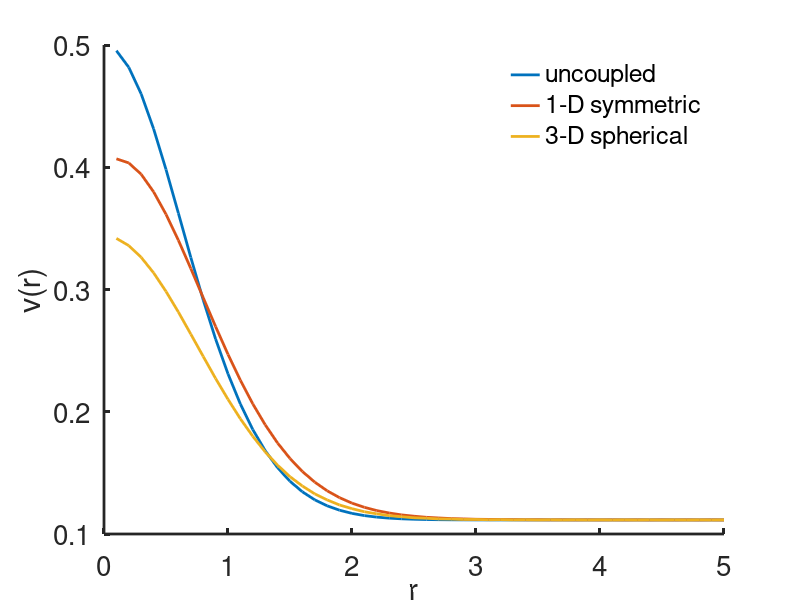
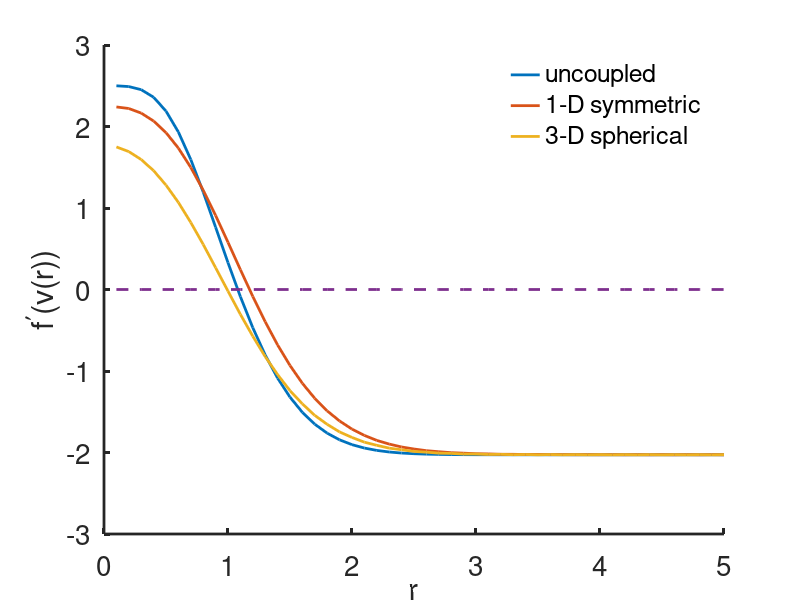

MATLAB code to generate these figures, in order:
%
%  -------------------------------------------------------------------
%
%   Ectopic focus oscillations
%
%   For Chapter 12, Section 12.4.4 of
%   Keener and Sneyd, Mathematical Physiology, 3rd Edition, Springer.
%
%   Written by James Keener and James Sneyd.
%
%  -------------------------------------------------------------------

function main

clear all
close all
clc
set(0,                           ...
'defaultaxesfontsize', 20,   ...
'defaultaxeslinewidth', 2.0, ...
'defaultlinelinewidth', 2.0)
global alps gam Dscal A x

% parameters
gam = 0.1;
alf =0.15;
b = 0.5;
scale =  1.;
N=50; % number of interior grid points
L = 5; % length of the domain

dx = L/(N);
x=[1:N]'*dx;
alps=alf +(b-alf)*(exp(-(x/scale).^2))
Dlist = [0;1];

for j = 1: length(Dlist)
    Dl = Dlist(j);

    Dscal = Dl/dx^2;
    A = -2*diag(ones(N,1)) + diag([2;ones(N-2,1)],1) + diag([ ones(N-2,1);2],-1);

    V0=alps;
    tstep =  1;
    t_end = 10;
    tspan = [0:tstep:t_end];
    s0 = [V0 ];

    [T,S] = ode23(@deRHS,tspan, s0, odeset('maxstep',1));
    u = S(end,:);

    figure(1)
    plot(x, u )
    hold on

    figure(2)
    plot(x,fp(u))
    hold on

    % find the eigenvalues
    Amat=Dscal*A+diag(fp(u));
    max(eig(Amat))
end

% Now the spherical case
A =  diag([-2*ones(N-1,1);-2+2*dx/L]) + diag([ ones(N-1,1)],1) + diag([ ones(N-2,1);2],-1);

V0=alps;
tstep = 1;
t_end = 10;
tspan = [0:tstep:t_end];
s0 = [V0 ];

[T,S] = ode23(@deRHSspher,tspan, s0, odeset('maxstep',1));
u = S(end,:);

figure(1)
    plot(x, u./x' )
    legend('boxoff')
    legend('uncoupled','1-D symmetric' ,'3-D spherical')
    box off
    xlabel('r')
    ylabel('v(r)')
    hold off

figure(2)
    plot(x,fp(u./x'))
    legend('boxoff')
    box off
    xlabel('r')
    ylabel('f^{\prime}(v(r))')
    plot(x,zeros(N,1),'--')
    legend('uncoupled','1-D symmetric' ,'3-D spherical')
    hold off

% find the eigenvalues
Amat=Dscal*A+diag(fp(u./x'));
max(eig(Amat))

end



%%
%the right hand side for ode simulation:
function s_prime=deRHS(t,u)
    global Dscal   A
    s_prime= Dscal*A*u +  f(u);
end

%%
%the right hand side for ode simulation:
function s_prime=deRHSspher(t,u)
    global Dscal   A  x
    s_prime= Dscal*A*u + x.*f(u./x);
end

%%
function out = f(u)
    global gam alps
    w=(u-alps)/gam;
    out = 10*u.*(1-u).*(u-0.5) -w ;
end

%%
function out = fp(u)
    out = 10*(-3.*u.^2 + 3.*u -0.5);
end
